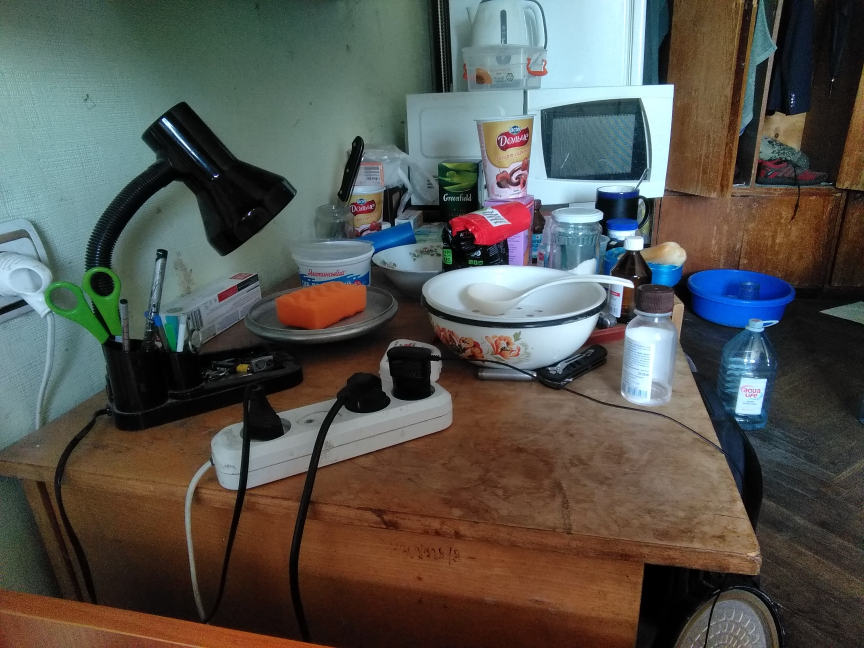
#> input picture myL.jpg, 2592 x 1944 px (shown at 1/3 size)
$ jupyter execute lab1_diagonal.ipynb   (older library calls are emulated)
#> lines starting #> are read from the running program, lines starting #| are printed output that depends on the picture
[cell 1]
import numpy as np
import matplotlib.pyplot as plt
from PIL import Image
from datetime import timedelta
from timeit import default_timer as timer
from math import sqrt

## Images reading&resizing

[cell 2]
#img_l = np.asanyarray(Image.open("hangerL-small.png").convert("RGB")).astype(np.int)
#img_r = np.asanyarray(Image.open("hangerR-small.png").convert("RGB")).astype(np.int)

[cell 3]
img_l = np.asanyarray(Image.open("../myL.jpg").convert("RGB").resize((320,180), Image.BICUBIC)).astype(np.int)
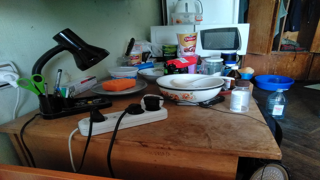
#> img_l: shape (180, 320, 3) int64; mean R, G, B 86, 84.8, 79
img_r = np.asanyarray(Image.open("../myR.jpg").convert("RGB").resize((320,180), Image.BICUBIC)).astype(np.int)
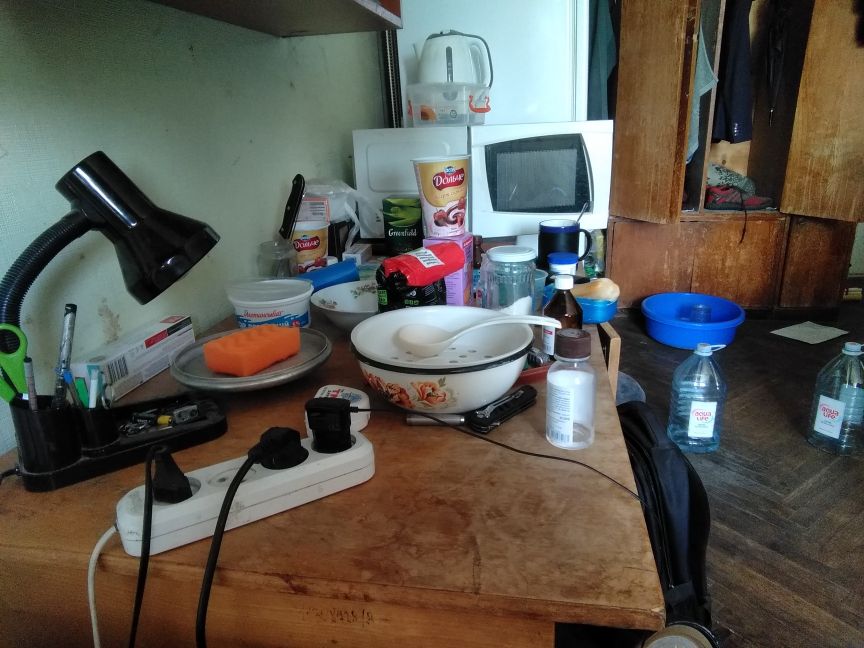
#> input picture myR.jpg, 2592 x 1944 px (shown at 1/3 size)
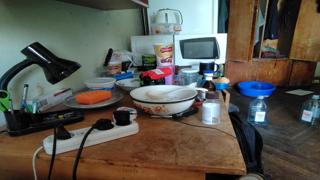
#> img_r: shape (180, 320, 3) int64; mean R, G, B 91, 87.8, 79.1

[cell 4]
#img_l = img_l[:-10]
#img_r = img_r[10:]

[cell 5]
img_l.shape
#> Out = (180, 320, 3)

[cell 6]
img_r.shape
#> Out = (180, 320, 3)

## Loss functions definition

[cell 7]
def g_loss_l1(a, b, par=0):
    return abs(a) + abs(b)

def g_loss_l2(a, b, par=0):
    return sqrt(abs(a)**2 + abs(b)**2)

def g_loss_min_l1(a, b, par):
    return min(par, abs(a) + abs(b))

def g_loss_min_l2(a, b, par):
    return min(par, sqrt(abs(a)**2 + abs(b)**2))

[cell 8]
def f_loss_l1(a):
    return np.sum(np.abs(a), axis=-1)

def f_loss_l2(a):
    return np.sqrt(np.sum(a**2, axis=-1))

## Params definition

[cell 9]
kg_max=30
kv_max=40

kv_half = kv_max//2

alpha=40
g_loss = [g_loss_l1, g_loss_l2, g_loss_min_l1, g_loss_min_l2][3]
f_loss = [f_loss_l1, f_loss_l2][1]
b = 20

## Precomputing node2node losses

[cell 10]
height = img_r.shape[0]
#> height = 180
length = img_r.shape[1]
#> length = 320

g = np.zeros((kg_max*kv_max, kg_max*kv_max), dtype=np.float32)

for k1 in range(kg_max*kv_max):
    for k2 in range(kg_max*kv_max):
        kg1 = k1 % kg_max
        kv1 = k1 // kg_max
        kg2 = k2 % kg_max
        kv2 = k2 // kg_max
        g[k1,k2] = g_loss(kg1 - kg2,kv1 - kv2, b)
g = alpha*g
